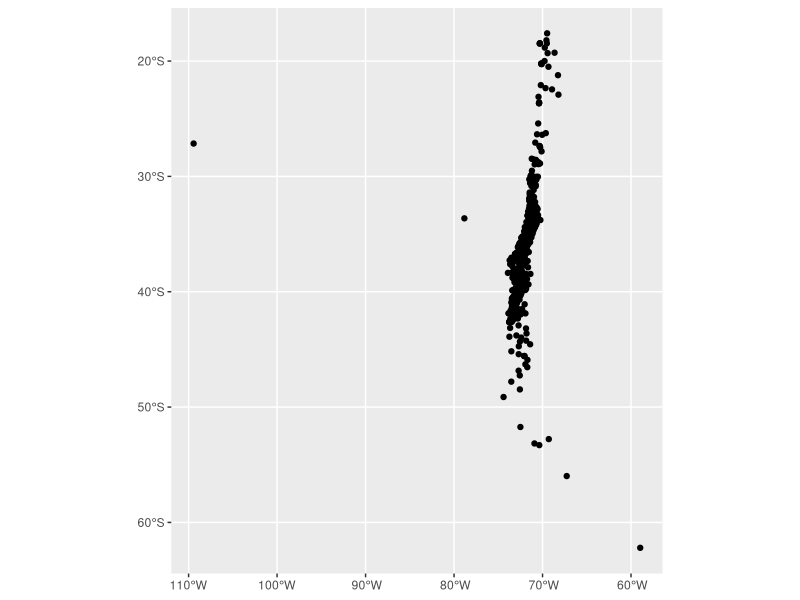

The R source for this figure: (Note: this script raises an error after producing the figure.)
# objetivo
# llevar informacion levantada a puntos en el espacio


# conf --------------------------------------------------------------------

library(readr)
library(sf)
library(stringr)
library(stringi)
library(dplyr)
library(tidyr)
library(ggplot2)

# data --------------------------------------------------------------------

data <- read_csv("data/registro-civil-scrap.csv")

# construye regex  -----------------------------------------------------------

data %>%
  pull(href) %>%
  str_extract("-\\d{2}\\..*")

# sin comas (un elemento)
comas <-
  data %>%
  pull(href) %>%
  str_extract("-\\d{2}\\..*") %>%
  str_detect(",",negate = T)

# revicion
data %>% filter(comas) %>% pull(href) # primera coordenada sin punto

# NA
na_which <-
  data %>%
  pull(href) %>%
  str_extract("-\\d{2}\\..*") %>%
  is.na()
# inspeccion
data %>% filter(na_which) %>% pull(href) # coordenada separa por espacio, o direccion

# corrige regex
data %>%
  pull(href) %>%
  str_extract("-\\d{2}\\.?.*,.*")

na_which <-
  data %>%
  pull(href) %>%
  str_extract("-\\d{2}\\.?.*,.*") %>%
  is.na()

# inspeccion
data %>% filter(na_which) %>% pull(href) # sin coordenada

data %>%
  filter(na_which) %>%
  pull(href) %>%
  str_extract("(?<=google\\?).*") %>%
  urltools::url_decode() %>%
  stri_enc_toutf8()

data %>%
  pull(href) %>%
  str_extract("-\\d{2}\\.?.*,.*") %>% # rescate inicial
  str_replace("^-\\d{2},","") %>% # corrige numero inicial antes de coordenadas
  str_replace_all("(?<=\\d)%2C(?=\\d)","\\.") %>% # url a punto
  str_replace_all(" ","") %>% # elimina espacios
  str_replace("(?<=\\d)-(?=\\d)","") %>%  # elimina menos rodeado de numeros
  str_replace("(?<=-\\d{2})(?!\\.|%|\\d\\.)","\\.") %>%   # añade punto a numero sin punto (asume que punto deberia ir des pues de dos numeros... evitando que haya un numero seguido de punto ojo isla de pascula)
  str_extract("-\\d{2}\\.\\d{4,},-\\d{2,3}\\.\\d{4,}$") # forma final

# rescata coord -----------------------------------------------------------

geo_data <-
  data %>%
  mutate(latlon = href %>%
           str_extract("-\\d{2}\\.?.*,.*") %>% # rescate inicial
           str_replace("^-\\d{2},","") %>% # corrige numero inicial antes de coordenadas
           str_replace_all("(?<=\\d)%2C(?=\\d)","\\.") %>% # url a punto
           str_replace_all(" ","") %>% # elimina espacios
           str_replace("(?<=\\d)-(?=\\d)","") %>%  # elimina menos rodeado de numeros
           str_replace("(?<=-\\d{2})(?!\\.|%|\\d\\.)","\\.") %>%   # añade punto a numero sin punto (asume que punto deberia ir des pues de dos numeros... evitando que haya un numero seguido de punto ojo isla de pascula)
           str_extract("-\\d{2}\\.\\d{4,},-\\d{2,3}\\.\\d{4,}$") # forma final
  ) %>%
  separate(latlon,c("lat","lon"), ",") %>%
  st_as_sf(
    coords = c('lon','lat'),
    crs = 4326,
    na.fail = FALSE,
    agr = "identity")

geo_data %>% ggplot() + geom_sf()

st_write(geo_data, 'data/shp/reg-civil_geo.shp', delete_layer = TRUE)
